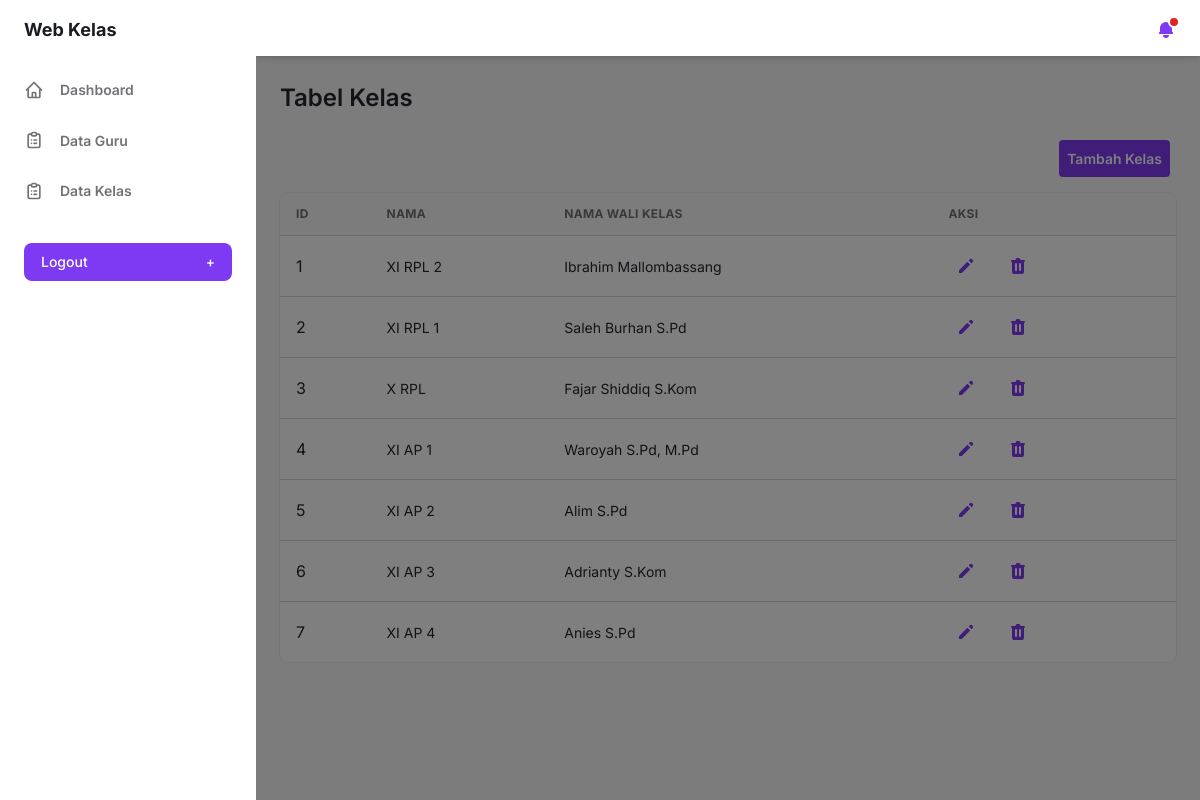
The app's page /webkelas/view_kelas.php (signed in) with its own data.
### tables this page shows
CREATE TABLE `kelas` (
  `id` int(11) NOT NULL,
  `nama` varchar(100) NOT NULL,
  `wali_kelas_id` int(11) NOT NULL
);

CREATE TABLE `guru` (
  `id` int(11) NOT NULL,
  `nama` varchar(100) NOT NULL,
  `nip` int(11) NOT NULL
);

### webkelas/view_kelas.php (the view, shortened to what this page needs)
<!DOCTYPE html>
<html :class="{ 'theme-dark': false }" x-data="data()" lang="en">
<head>
    <?php require_once './views/header.php'; ?>
</head>
<body>
    <div class="flex h-screen bg-gray-50 dark:bg-gray-900" :class="{ 'overflow-hidden': isSideMenuOpen }">
        <?php require_once './views/sidebar.php'; ?>
        <div class="flex flex-col flex-1 w-full">
            <?php require_once './views/navbar.php'; ?>
            <main class="h-full pb-16 overflow-y-auto">
                <div class="container grid px-6 mx-auto">
                    <h2 class="my-6 text-2xl font-semibold text-gray-700 dark:text-gray-200">
                        Tabel Kelas
                    </h2>
                    <div class="mb-4 text-sm font-semibold text-gray-600 dark:text-gray-300">
                        <div class="flex align-center justify-end">
                            <a class="p-2 rounded bg-purple-600 text-white njj" href="add_kelas.php">Tambah Kelas</a>
                        </div>
                    </div>
                    <div class="w-full overflow-hidden rounded-lg shadow-xs">
                        <div class="w-full overflow-x-auto">
                            <table class="w-full whitespace-no-wrap">
                                <thead>
                                    <tr
                                        class="text-xs font-semibold tracking-wide text-left text-gray-500 uppercase border-b dark:border-gray-700 bg-gray-50 dark:text-gray-400 dark:bg-gray-800">
                                        <th class="px-4 py-3">id</th>
                                        <th class="px-4 py-3">nama</th>
                                        <th class="px-4 py-3">Nama Wali Kelas</th>
                                        <th class="px-4 py-3">aksi</th>
                                    </tr>
                                </thead>
                                <tbody class="bg-white divide-y dark:divide-gray-700 dark:bg-gray-800">
                                    <?php
                                    require_once "db.php";
                                    $i = 1;
                                    $query = mysqli_query($koneksi, "SELECT k.id as 'id', k.nama as 'nama',g.nama as 'wali_kelas_id' FROM kelas as k INNER JOIN guru as g on k.wali_kelas_id = g.id");
                                    while ($data = mysqli_fetch_array($query)) {
                                        ?>
                                            <tr class="text-gray-700 dark:text-gray-400">
                                                <td class="px-4 py-3">
                                                    <?= $i ?>
                                                </td>
                                                <td class="px-4 py-3 text-sm">
                                                    <?= $data['nama'] ?>
                                                </td>
                                                <td class="px-4 py-3 text-sm">
                                                    <?= $data['wali_kelas_id'] ?>
                                                </td>
                                                <td class="px-4 py-3">
                                                    <div class="flex items-center space-x-4 text-sm">
                                                        <a href="ubah_kelas.php?id=<?php echo $data['id']; ?>"
                                                            class="flex items-center justify-between px-2 py-2 text-sm font-medium leading-5 text-purple-600 rounded-lg dark:text-gray-400 focus:outline-none focus:shadow-outline-gray"
                                                            aria-label="Edit">
                                                            <svg class="w-5 h-5" aria-hidden="true" fill="currentColor"
                                                                viewBox="0 0 20 20">
                                                                <path
                                                                    d="M13.586 3.586a2 2 0 112.828 2.828l-.793.793-2.828-2.828.793-.793zM11.379 5.793L3 14.172V17h2.828l8.38-8.379-2.83-2.828z">
                                                                </path>
                                                            </svg>
                                                        </a>
                                                        <a href="hapus_kelas.php?id=<?php echo $data['id']; ?>"
                                                            class="flex items-center justify-between px-2 py-2 text-sm font-medium leading-5 text-purple-600 rounded-lg dark:text-gray-400 focus:outline-none focus:shadow-outline-gray"
                                                            aria-label="Delete">
                                                        </a>
                                                    </div>
                                                </td>
                                            </tr>
                                            <?php
                                            $i++;
                                    }
                                    ?>
                                </tbody>
                            </table>
                        </div>
                    </div>
                </div>
            </main>
        </div>
    </div>
</body>
</html>

### webkelas/view_kelas.php (style rules this page uses)
.njj { margin: 0 6px; }

### records on screen
kelas: nama "XI RPL 2", wali_kelas.nama "Ibrahim Mallombassang"
kelas: nama "XI RPL 1", wali_kelas.nama "Saleh Burhan S.Pd"
kelas: nama "X RPL", wali_kelas.nama "Fajar Shiddiq S.Kom"
kelas: nama "XI AP 1", wali_kelas.nama "Waroyah S.Pd, M.Pd"
kelas: nama "XI AP 2", wali_kelas.nama "Alim S.Pd"
kelas: nama "XI AP 3", wali_kelas.nama "Adrianty S.Kom"
kelas: nama "XI AP 4", wali_kelas.nama "Anies S.Pd"
